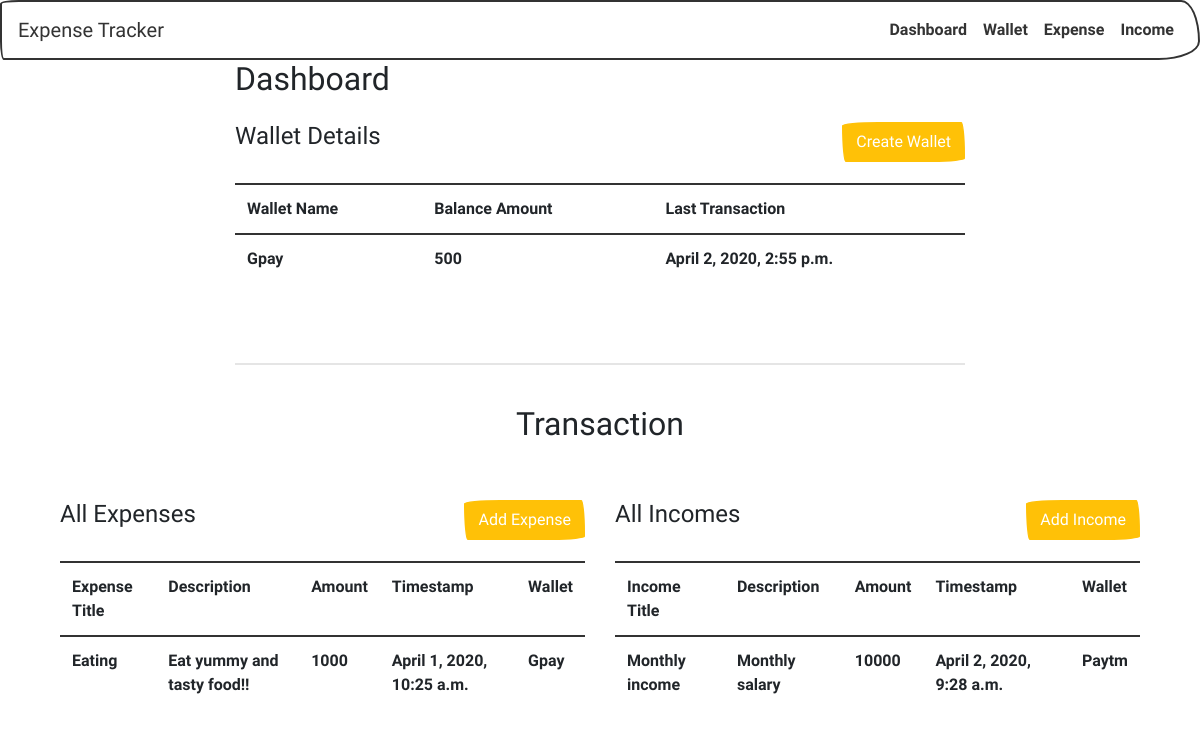
Screenshot of /dashboard/ (signed in) with the database file from the repository.
### tracker/models.py (models this page shows, shortened)
class Wallet(models.Model):
	name=models.CharField(max_length=100)
	balance=models.IntegerField()
	last_transaction=models.DateTimeField()
	user=models.ForeignKey(User,on_delete=models.CASCADE,null=True,blank=True)
	def __str__(self):
		return self.name

class Expense(models.Model):
 	title=models.CharField(max_length=100)
 	amount=models.IntegerField()
 	timestamp=models.DateTimeField()
 	description=models.TextField()
 	user=models.ForeignKey(User,on_delete=models.CASCADE,null=True,blank=True)
 	wallet=models.ForeignKey(Wallet,on_delete=models.CASCADE,null=True,blank=True)

class Income(models.Model):
	title=models.CharField(max_length=100)
	amount=models.IntegerField()
	timestamp=models.DateTimeField()
	description=models.TextField()
	user=models.ForeignKey(User,on_delete=models.CASCADE,null=True,blank=True)
	wallet=models.ForeignKey(Wallet,on_delete=models.CASCADE,null=True,blank=True)

### tracker/views.py (the view)
# urls.py: path("dashboard/",dashboard),
def dashboard(request):
	user=request.user
	all_wallets=Wallet.objects.filter(user=user)
	all_expenses=Expense.objects.filter(user=user)
	all_incomes=Income.objects.filter(user=user)
	return render(request,"dashboard.html",{"all_wallets":all_wallets, "all_expenses":all_expenses , "all_incomes":all_incomes})

### tracker/templates/dashboard.html (shortened to what this page needs)
{% extends 'base1.html' %}
{% block body %}
<div class="container">
	<div class="row">
		<div class="col-md-2"></div>
		<div class="col-md-8">
			<div class="heading">
				<h2>Dashboard</h2>
			</div>
			<div class="sub-head mt-4 mb-2">
				<h4 style="display: inline;">Wallet Details</h4>
				<a href="/wallet/"><button class="btn btn-warning" style="float: right;">Create Wallet</button></a>
			</div><br>
			<table class="table table-striped">
				<tr>
					<th>Wallet Name</th>
					<th>Balance Amount</th>
					<th>Last Transaction</th>
				</tr>
				{% for wallet in all_wallets %}
				<tr>
					<td>{{wallet.name}}</td>
					<td>{{wallet.balance}}</td>
					<td>{{wallet.last_transaction}}</td>
				</tr>
				{% endfor %}
			</table>
			<br><br>
			<hr>
			<br>
			<div class="heading">
				<h2 style="text-align: center;">Transaction</h2>
			</div><br>
		</div>
		<div class="col-md-2"></div>
	</div>
</div>
<div class="container">
	<div class="container-fluid">
		<div class="row">
			<div class="col-md-6">
				<div class="sub-head mt-4 mb-2">
					<h4 style="display: inline;">All Expenses</h4>
					<a href="/expense/"><button class="btn btn-warning" style="float: right;">Add Expense</button></a>
				</div><br>
				<table class="table table-striped">
					<tr>
						<th>Expense Title</th>
						<th>Description</th>
						<th>Amount</th>
						<th>Timestamp</th>
						<th>Wallet</th>
					</tr>
					{% for expense in all_expenses %}
					<tr>
						<td>{{expense.title}}</td>
						<td>{{expense.description}}</td>
						<td>{{expense.amount}}</td>
						<td>{{expense.timestamp}}</td>
						<td>{{expense.wallet}}</td>
					</tr>
					{% endfor %}
				</table>
			</div>
			<div class="col-md-6">
				<div class="sub-head mt-4 mb-2">
					<h4 style="display: inline;">All Incomes</h4>
					<a href="/income/"><button class="btn btn-warning" style="float: right;">Add Income</button></a>
				</div><br>
				<table class="table table-striped">
					<tr>
						<th>Income Title</th>
						<th>Description</th>
						<th>Amount</th>
						<th>Timestamp</th>
						<th>Wallet</th>
					</tr>
					{% for income in all_incomes %}
					<tr>
						<td>{{income.title}}</td>
						<td>{{income.description}}</td>
						<td>{{income.amount}}</td>
						<td>{{income.timestamp}}</td>
						<td>{{income.wallet}}</td>
					</tr>
					{% endfor %}
				</table>
			</div>
		</div>
	</div>
</div>
{% endblock %}

### tracker/templates/base1.html (shortened to what this page needs)
<!DOCTYPE html>
<html>
<head>
	<link rel="stylesheet" type="text/css" href="https://bootswatch.com/4/sketchy/bootstrap.min.css">
</head>
<body>
	<nav class="navbar navbar-expand-lg navbar-light bg-light">
		<a class="navbar-brand" href="#">Expense Tracker</a>
		<div class="collapse navbar-collapse" id="navbarNav">
			<ul class="navbar-nav ml-auto">
				<li class="nav-item active">
					<a class="nav-link" href="/dashboard/">Dashboard</a>
				</li>
				<li class="nav-item ml-auto">
					<a class="nav-link" href="/wallet/">Wallet</a>
				</li>
				<li class="nav-item ml-auto">
					<a class="nav-link" href="/expense/">Expense</a>
				</li>
				<li class="nav-item ml-auto">
					<a class="nav-link" href="/income/">Income</a>
				</li>
			</ul>
		</div>
	</nav>
	{% block body %}
	{% endblock %}
</body>
</html>

### rows the page displays
Wallet: name "Gpay", balance "500", last_transaction "April 2, 2020, 2:55 p.m."
Expense: title "Eating", description "Eat yummy and tasty food!!", amount "1000", timestamp "April 1, 2020, 10:25 a.m.", wallet "Gpay"
Income: title "Monthly income", description "Monthly salary", amount "10000", timestamp "April 2, 2020, 9:28 a.m.", wallet "Paytm"
